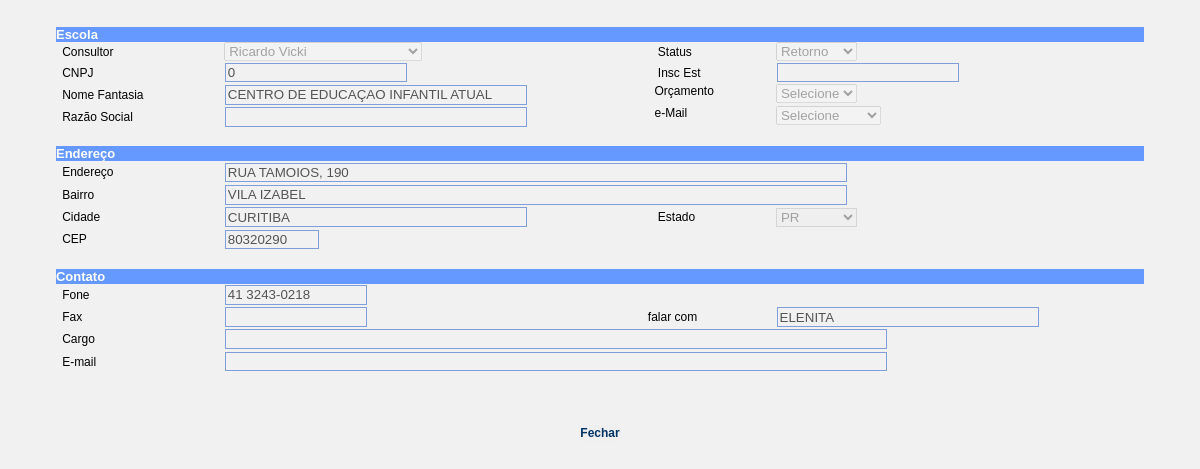
Page /ficha_escola.php?cod=200 (signed in) on the earlier database version.
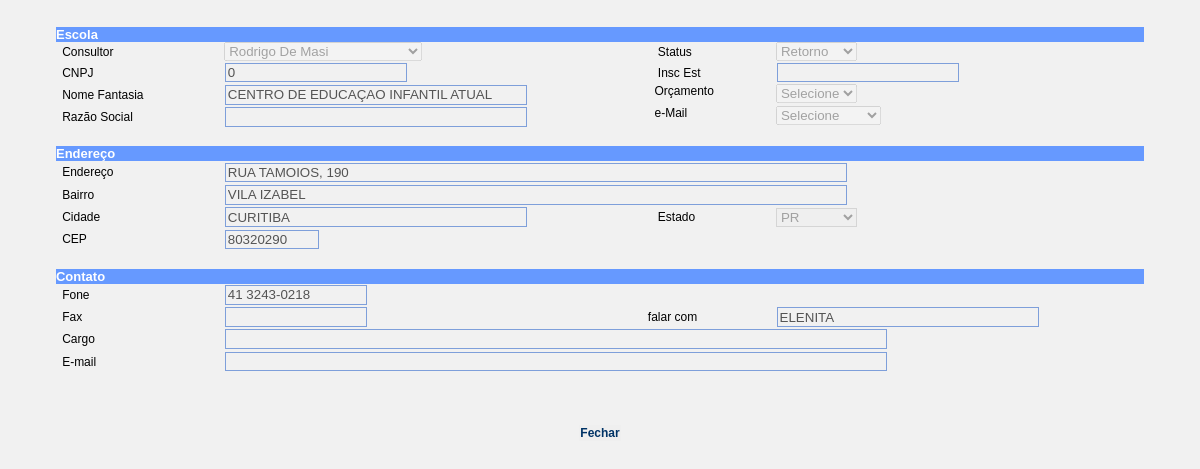
Same page on the later database version.
### tables this page shows
CREATE TABLE `escola` (
  `idesc` int(10) unsigned NOT NULL auto_increment,
  `idpes` int(10) unsigned NOT NULL,
  `data_cadastro` date default NULL,
  `cnpj` decimal(14,0) default NULL,
  `insc_est` varchar(14) default NULL,
  `nome_fantasia` varchar(80) default NULL,
  `razao_social` varchar(80) default NULL,
  `endereco` varchar(80) default NULL,
  `bairro` varchar(40) default NULL,
  `cep` char(8) default NULL,
  `cidade` varchar(40) default NULL,
  `uf` char(2) default NULL,
  `fone` varchar(20) default NULL,
  `fax` varchar(20) default NULL,
  `falar_com` varchar(40) default NULL,
  `cargo` varchar(40) default NULL,
  `email` varchar(80) default NULL,
  `ensino_inf` char(1) default NULL,
  `ensino_inf_nr` int(10) unsigned default NULL,
  `ensino_fun1` char(1) default NULL,
  `ensino_fun1_nr` int(10) unsigned default NULL,
  `ensino_fun2` char(1) default NULL,
  `ensino_fun2_nr` int(10) unsigned default NULL,
  `ensino_med` char(1) default NULL,
  `ensino_med_nr` int(10) unsigned default NULL,
  `ensino_total` int(10) unsigned default NULL,
  `sistema` char(1) default NULL,
  `jogos` char(1) default NULL,
  `apm_representante` varchar(40) default NULL,
  `apm_telefone` varchar(20) default NULL,
  `acessa_internet` char(1) default NULL,
  `acessa_ineternet_out` varchar(40) default NULL,
  `env_pais` char(1) default NULL,
  `env_pais_outros` varchar(40) default NULL,
  `transporte` char(1) default NULL,
  `tranporte_outros` varchar(40) default NULL,
  `orcamento` char(1) NOT NULL default '',
  `email_tipo` char(1) NOT NULL default '',
  `status` char(1) NOT NULL default '',
  PRIMARY KEY  (`idesc`),
  KEY `idx_idpes` (`idpes`)
);

CREATE TABLE `pessoa` (
  `idpes` int(10) unsigned NOT NULL auto_increment,
  `nome` varchar(80) default NULL,
  PRIMARY KEY  (`idpes`)
);

### includes/populaCombo.inc.php (called while the page is built, shortened)
<?php
function populaCombo($tabela, $campo1, $campo2, $condicao, $ordem){
	$host="localhost";
	$username="educacional";
	$password="#educa";
	$database="educacional";
	$_res = array();
	$i = 0;
	$SQL = "SELECT " . $campo1 . "," . $campo2 . " FROM " . $tabela;
	if($ordem != ""){
		$SQL .= " ORDER BY " . $ordem;
	}
	$result=mysql_query($SQL);
	while($l = mysql_fetch_array($result)) {
		$_res[$i] = array();
		foreach($l as $campo => $valor) $_res[$i][strtolower($campo)] = $valor;
		$i++;
	}
	return $_res;
}
?>

### ficha_escola.php (the view, shortened to what this page needs)
<?
	require_once("includes/populaCombo.inc.php");
	$SQL = "SELECT * FROM escola WHERE idesc = " . $_GET["cod"];
	$result = mysql_query($SQL);
	$dados = mysql_fetch_array($result);
?>
<html>
<head>
<link href="css/tecnodata.css" rel="stylesheet" type="text/css">
<link href="tmt_validator/style.css" rel="stylesheet" type="text/css">
</head>
<body bgcolor="#FFFFFF" >
<form method="post" name="frmCad" id="frmCad" action="<? echo $_SERVER["PHP_SELF"]; ?>" >
			<center>
				<table border="0" width="95%" cellspacing="0" cellpadding="0">
					<tr>
						<td colspan="5" class="tdfun"><table width="100%" border="0" cellspacing="0" cellpadding="0">
								<tr>
									<td bgcolor="#6699FF"><font color="#FFFFFF" size="2" face="arial"><b><span class="titulo">Escola
                </span></b></font></td>
								</tr>
					</table>					</tr>
					<tr>
      <td width="4" valign="top">&nbsp;</td>
      <td width="117" id="cbConsultor"><span class="style10 style11">Consultor</span></td>
      <td valign="top">
		<? $arrayUsuario = populaCombo("pessoa","idpes","nome","","nome"); ?>
		<select name="cbConsultor" disabled="disabled"/>
		<?
		for ($i = 0; $i < count($arrayUsuario); ++$i) {
		?>
		<option value="<? echo $arrayUsuario[$i][0]; ?>" <? if ($dados["idpes"]==$arrayUsuario[$i][0]){ echo "selected"; } ?>><? echo $arrayUsuario[$i][1]; ?></option>
		<?
		}
		?>
		</select>	  </td>
      <td class="style7 style11 style10">&nbsp;&nbsp;&nbsp;Status</td>
      <td valign="top">
	  <select name="cbStatus" id="cbStatus" disabled="disabled">
	      <option value="R" <? if ($dados["status"]=="R"){ echo "selected"; } ?>>Retorno</option>
      </select>      </td>
				  </tr>
<tr>
						<td>&nbsp;</td>
						<td id="txtCNPJ"><span class="style10 style11">CNPJ</span></td>
						<td><input name="txtCNPJ" type="text" id="txtCNPJ" value="<? echo $dados["cnpj"];?>" disabled="disabled"></td>
						<td width="92" class="style7"><span class="texto style4 style1 style11 style10">&nbsp;&nbsp;&nbsp;Insc Est </span></td>
						<td width="165" align="left"><input name="txtInsEST" disabled="disabled" type="text" id="txtInsEST" value="<? echo $dados["insc_est"];?>"></td>
</tr>
    <tr>
      <td valign="top">&nbsp;</td>
      <td id="txtNomfanta"><span class="style10 style11">Nome Fantasia </span></td>
      <td valign="top"><input name="txtNomfanta" type="text" class="required" id="txtNomfanta" size="35" disabled="disabled" value="<? echo $dados["nome_fantasia"];?>"/></td>
      <td valign="top"><span class="style12">&nbsp; Orçamento</span></td>
      <td valign="top">
	  <select name="cbOrcamento" id="cbOrcamento" disabled="disabled">
          <option value="">Selecione</option>
      </select>	  </td>
    </tr>
    <tr>
      <td valign="top">&nbsp;</td>
      <td><span class="style7 style10 style11" >Raz&atilde;o Social </span></td>
      <td valign="top"><input name="txtRazSoc" disabled="disabled" type="text" id="txtRazSoc" value="<? echo $dados["razao_social"];?>" size="35"></td>
      <td valign="top"><span class="style12">&nbsp; e-Mail</span></td>
      <td valign="top">
	  <select name="cbEmail" id="cbEmail" disabled="disabled">
          <option value="">Selecione</option>
      </select>	  </td>
    </tr>
					<tr>
						<td valign="top" colspan="5">&nbsp;</td>
					</tr>
					<tr>
						<td colspan="5" bgcolor="#6699FF" class="tdfun"><font color="#FFFFFF" size="2" face="arial"><b>Endere&ccedil;o</b></font></td>
					</tr>
					<tr>
						<td>&nbsp;</td>
						<td id="txtEnd"><span class="style12">Endereço</span></td>
						<td colspan="3"><input name="txtEnd" type="text" class="required" id="txtEnd" value="<? echo $dados["endereco"];?>" size="75" disabled="disabled"/></td>
					</tr>
					<tr>
						<td>&nbsp;</td>
						<td id="txtBairro"><span class="style12">Bairro</span></td>
						<td colspan="3"><input name="txtBairro" type="text" class="required" id="txtBairro" value="<? echo $dados["bairro"];?>" size="75" disabled="disabled" /></td>
					</tr>
					<tr>
						<td>&nbsp;</td>
						<td id="txtCidade"><span class="style12">Cidade</span></td>
						<td><input name="txtCidade" disabled="disabled" type="text" class="required" id="txtCidade" value="<? echo $dados["cidade"];?>" size="35" /></td>
						<td id="cbUF"><span class="style12">&nbsp;&nbsp;&nbsp;Estado</span></td>
						<td align="left">
						<select name="cbUF" size="1" class="required" id="cbUF" disabled="disabled">
							<option value="PR"<? if ($dados["uf"]=="PR"){ echo "selected"; } ?>>PR</option>
						</select>							</td>
					</tr>
					<tr>
						<td>&nbsp;</td>
						<td id="txtCEP"><span class="style12">CEP</span></td>
					    <td width="223"><input name="txtCEP" class="required" id="txtCEP" value="<? echo $dados["cep"];?>" size="9"  disabled="disabled" />
					        <font size="1" face="Verdana, Arial, Helvetica, sans-serif"></font></td>
						<td><span class="texto style4 style1 style10 style11">&nbsp;&nbsp;&nbsp;</span></td>
				    <td align="left">					</tr>
					<tr>
						<td colspan="5">&nbsp;</td>
					</tr>
<tr>
						<td colspan="5" bgcolor="#6699FF" class="tdfun">
							<font color="#FFFFFF" size="2" face="arial"><b>Contato</b></font></td>
				  </tr>
					<tr>
						<td>&nbsp;</td>
						<td id="txtFone"><span class="style12">Fone</span></td>
						<td><input name="txtFone" class="required" id="txtFone" value="<? echo $dados["fone"];?>" size="15"  disabled="disabled" />						</td>
					</tr>
					<tr>
						<td>&nbsp;</td>
						<td><span class="style7 style10 style11" >Fax</span></td>
						<td colspan="1"><input name="txtFAX" disabled="disabled" type="text" id="txtFAX" value="<? echo $dados["fax"];?>" size="15" maxlength="19"></td>
						<td id="txtFalarCom"><span class="style12">falar com</span></td>
					  <td><input name="txtFalarCom" type="text" class="required" id="txtFalarCom" value="<? echo $dados["falar_com"];?>" size="30" maxlength="50" disabled="disabled" /></td>
					</tr>
					<tr>
						<td>&nbsp;</td>
						<td><span class="style4 style1 style10 style11">Cargo</span></td>
						<td colspan="3"><input name="txtCargo" type="text" id="txtCargo" disabled="disabled" value="<? echo $dados["cargo"];?>" size="80"></td>
					</tr>
					<tr>
						<td>&nbsp;</td>
						<td><span class="style7 style10 style11" >E-mail</span></td>
					  <td colspan="3"><input name="txtEmail" type="text" id="txtEmail" value="<? echo $dados["email"];?>" size="80" disabled="disabled"  /></td>
					</tr>
					<tr>
						<td>&nbsp;</td>
						<td>&nbsp;</td>
        <td colspan="3">&nbsp;</td>
					</tr>
					<tr>
						<td colspan="5">&nbsp;</td>
					</tr>
				</table>
				<br>
				<input name="btGravar" type="button" onClick="javascript:window.close();" class="label_botao" id="btGravar" value="Fechar">
	</center>
		</form>
</body>
</html>

### css/tecnodata.css (style rules this page uses)
.label_botao { font-family: Verdana, Arial, Helvetica, sans-serif; font-size: 12px; font-style: normal; font-weight: bold; font-variant: normal; color: #003366; border-top-style: none; border-right-style: none; border-bottom-style: none; border-left-style: none; }

### tmt_validator/style.css (style rules this page uses)
div.docBlock, h1, h3, fieldset, input, textarea { border: 0.1em; border-color: #7E9FDA; border-style: solid; padding: 0.1em; }
html, body { background-color: #F1F1F1; font-family: Verdana, Geneva, Arial, Helvetica, sans-serif; font-size: 0.9em; margin: 1em; }
input { margin: 0.1em; }
.required { background-image: url(images/required.gif); background-position: right; background-repeat: no-repeat; }

### ficha_escola.php (style rules this page uses)
.style11 { font-size: 12px }
.style12 { font-family: Verdana, Arial, Helvetica, sans-serif; font-size: 12px; }

Differences in the rows shown:
changed escola "Retorno": cbConsultor "Ricardo Vicki" → "Rodrigo De Masi"
